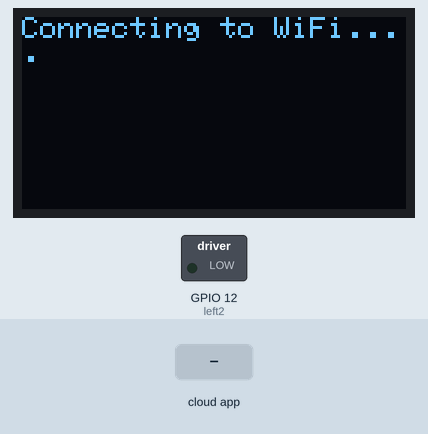
Bench run of a sketch on a simulated ESP32. Parts: 128×64 one-colour display, switched loads named in the sketch (green lamp = pin HIGH). Inputs (shaded band) come from the test bench. WiFi joins after 1.5 s; servers stay silent unless stated; the Firebase database answers and starts empty; pins used as bus, display or sensor lines are not drawn; what the sketch prints to the serial monitor is not drawn.

Above: at 1.1 s.
At 3.3 s:
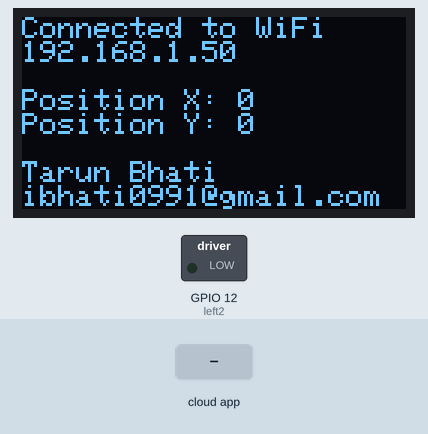
3.4 s: the phone or cloud app sets x to 1
At 4.2 s:
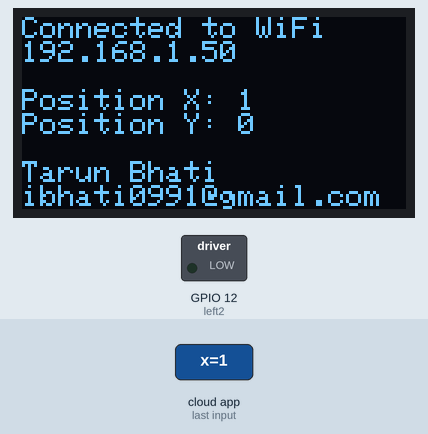
Timing chart, 0 to 6.4 s (numbered marks = the images above; inputs shaded):
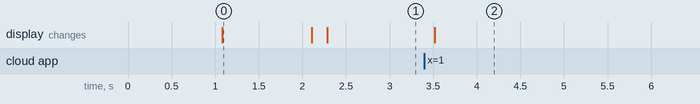

Measured:
- after the input at 3.4 s, the display: changes after 0.12 s (image 2)

The sketch:

ESP32_firebase_rtdb.ino
```cpp
#include <WiFi.h>
#include <Wire.h>
#include <Adafruit_SSD1306.h>

#include <Firebase_ESP_Client.h>
#include "addons/TokenHelper.h"
#include "addons/RTDBHelper.h"

Adafruit_SSD1306 display(128, 64, &Wire);

const char *ssid = "Tarun-FTTH";
const char *password = "Guh97924";

// Insert Firebase project API Key
#define API_KEY "AIzaSyCcmEk_LTg6LArbbMhk7Unpk8SyPszPfBo"
// Insert RTDB URLefine the RTDB URL */
#define DATABASE_URL "https://esp32-car-aa3ea-default-rtdb.firebaseio.com"


#define left1 13
#define left2 12
#define right1 14
#define right2 27

int posX;
int posY;

unsigned long sendDataPrevMillis = 0;
FirebaseData fbdo;
FirebaseAuth auth;
FirebaseConfig config;
bool signupOK = false;

void setup()
{
  Serial.begin(115200);
  // DC motor driver
  pinMode(left1, OUTPUT);
  pinMode(left2, OUTPUT);
  pinMode(right1, OUTPUT);
  pinMode(right2, OUTPUT);

  display.begin(SSD1306_SWITCHCAPVCC, 0x3C);
  display.clearDisplay();
  display.setTextSize(1);
  display.setTextColor(WHITE);
  display.setCursor(0, 0);
  display.println("Connecting to WiFi...");
  display.display();

  WiFi.begin(ssid, password);

  while (WiFi.status() != WL_CONNECTED)
  {
    delay(1000);
    display.println(".");
    display.display();
  }

  config.api_key = API_KEY;
  config.database_url = DATABASE_URL;
  if (Firebase.signUp(&config, &auth, "", "")) {
    Serial.println("ok");
    signupOK = true;
  }
  else {
    Serial.printf("%s\n", config.signer.signupError.message.c_str());
  }
  config.token_status_callback = tokenStatusCallback; //see addons/TokenHelper.h
  Firebase.begin(&config, &auth);
  Firebase.reconnectWiFi(true);
}

void loop()
{
  getrtdbData();

  display.clearDisplay();
  display.setTextSize(1);
  display.setTextColor(WHITE);
  display.setCursor(0, 0);
  display.println("Connected to WiFi");
  display.println(WiFi.localIP());
  display.println("");
  display.println("Position X: " + String(posX));
  display.println("Position Y: " + String(posY));
  //  display.println(posX);
  //  display.println(posY);
  display.println("");
  display.println("Tarun Bhati");
  display.println("ibhati0991@gmail.com");
  display.display();
  // Your server code here
  Serial.println(posX);
  Serial.println(posY);

  if (posY < 130)
  {
    digitalWrite(left1, HIGH);
    digitalWrite(left2, LOW);
    digitalWrite(right1, LOW);
    digitalWrite(right2, HIGH);

  } else if (posY > 215)
  {
    digitalWrite(left1, LOW);
    digitalWrite(left2, HIGH);
    digitalWrite(right1, HIGH);
    digitalWrite(right2, LOW);
  }

  if (posX < 130)
  {
    digitalWrite(left1, HIGH);
    digitalWrite(left2, LOW);
    digitalWrite(right1, HIGH);
    digitalWrite(right2, LOW);
  } else if (posX > 215)
  {
    digitalWrite(left1, LOW);
    digitalWrite(left2, HIGH);
    digitalWrite(right1, LOW);
    digitalWrite(right2, HIGH);
  }

  if (posX == 0 && posY == 0) {
    digitalWrite(left1, LOW);
    digitalWrite(left2, LOW);
    digitalWrite(right1, LOW);
    digitalWrite(right2, LOW);
  }
}

void getrtdbData() {
  if (Firebase.ready() && signupOK && (millis() - sendDataPrevMillis > 100 || sendDataPrevMillis == 0)) {
    sendDataPrevMillis = millis();
    if (Firebase.RTDB.getInt(&fbdo, "/positions/esp32Car/x")) {
      if (fbdo.dataType() == "int") {
        posX = fbdo.intData();
        Serial.println(posX);
      }
    } else if (Firebase.RTDB.getInt(&fbdo, "/positions/esp32Car/y")) {
      if (fbdo.dataType() == "int") {
        posY = fbdo.intData();
        Serial.println(posY);
      }
    }
    else {
      Serial.println(fbdo.errorReason());
    }
  }
}
```
